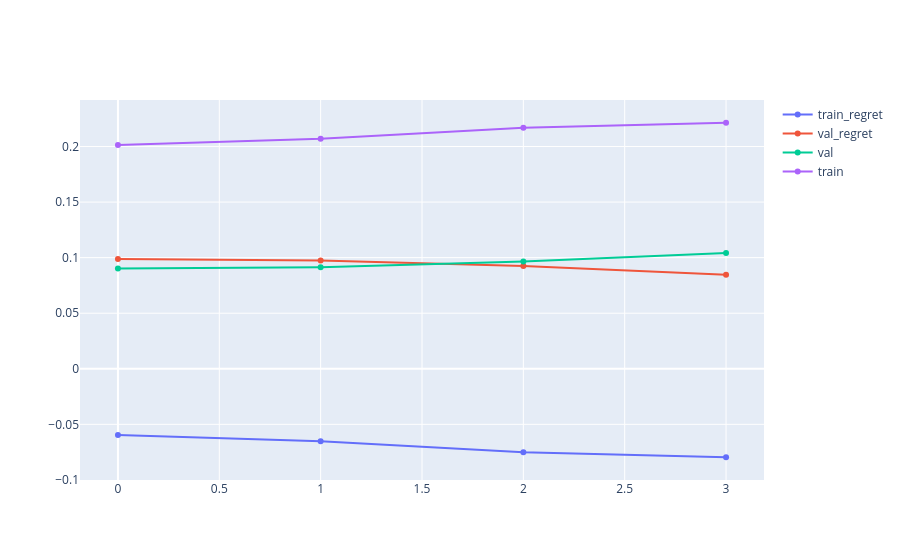

Notebook code for this chart:
### Code cell
import plotly.graph_objects as go 

fig = go.Figure()
fig.add_trace(go.Scatter(x = s_train_regret.index.values, y = s_train_regret.values, name = 'train_regret'))
fig.add_trace(go.Scatter(x = s_val_regret.index, y = s_val_regret.values, name = 'val_regret'))
fig.add_trace(go.Scatter(x = s_val.index, y = s_val.values, name = 'val'))
fig.add_trace(go.Scatter(x = s_train.index, y = s_train.values, name = 'train'))
fig.show()

### Figure 1 — Plotly figure (JSON) as saved in the notebook; plotly's stock layout.template omitted (floating-point values rounded to 4 significant figures)
{"data": [{"name": "train_regret", "type": "scatter", "x": [0, 1, 2, 3], "y": [-0.05969, -0.06518, -0.07511, -0.07962]}, {"name": "val_regret", "type": "scatter", "x": [0, 1, 2, 3], "y": [0.09875, 0.09748, 0.09245, 0.08464]}, {"name": "val", "type": "scatter", "x": [0, 1, 2, 3], "y": [0.09016, 0.09143, 0.09647, 0.1043]}, {"name": "train", "type": "scatter", "x": [0, 1, 2, 3], "y": [0.2015, 0.2069, 0.2169, 0.2214]}], "layout": {}}
